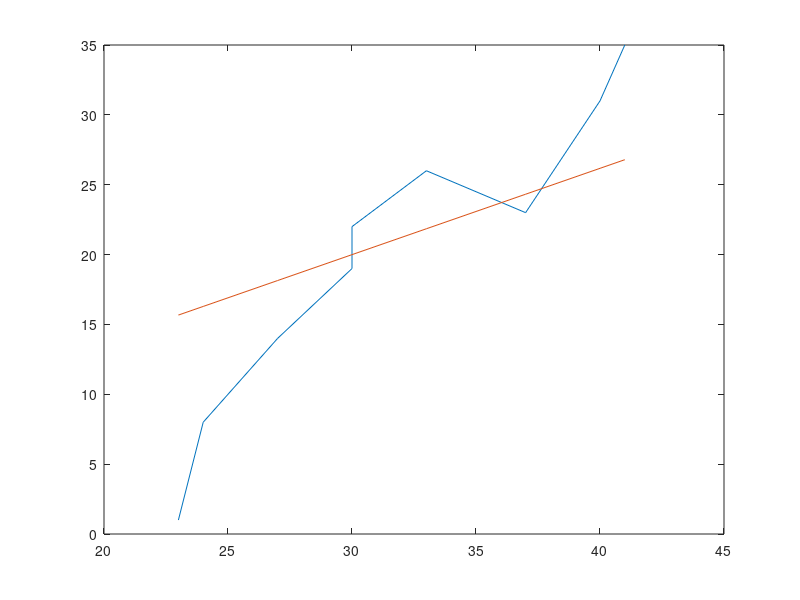

This chart was generated by the following MATLAB code:
X = [23, 24, 27, 30, 30, 33, 37, 40, 41];
Y = [1, 8, 14, 19, 22, 26, 23, 31, 35];
n = 2;

%plot(X,Y)
A = [n, sum(X); sum(X), sum(X.^2)];
B = [sum(Y); sum(X.*Y)];

s = A\B;
f = @(x) s(1) + s(2).*x;

plot(X, Y, X, f(X));

